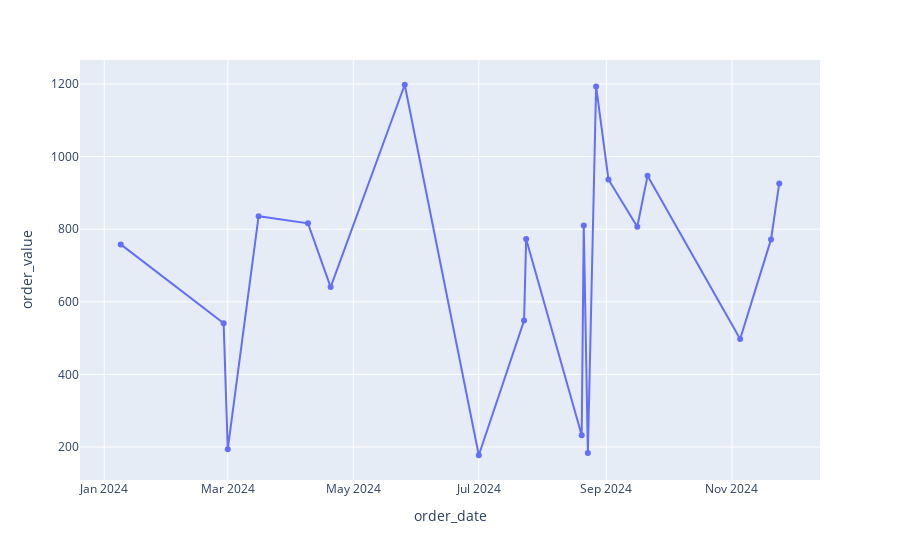

Write notebook code for a chart like this one.
### Code cell
# Now, since the code is reading from top down, we should see a nice line graph.
fig = px.line(food20, x="order_date", y="order_value", markers=True)
fig.show()

### Figure 1 — Plotly figure (JSON) as saved in the notebook; plotly's stock layout.template omitted (floating-point values rounded to 4 significant figures)
{"data": [{"hovertemplate": "order_date=%{x}<br>order_value=%{y}<extra></extra>", "legendgroup": "", "line": {"color": "#636efa", "dash": "solid"}, "marker": {"symbol": "circle"}, "mode": "lines+markers", "name": "", "orientation": "v", "showlegend": false, "type": "scatter", "x": ["2024-01-09", "2024-02-28", "2024-03-01", "2024-03-16", "2024-04-09", "2024-04-20", "2024-05-26", "2024-07-01", "2024-07-23", "2024-07-24", "2024-08-20", "2024-08-21", "2024-08-23", "2024-08-27", "2024-09-02", "2024-09-16", "2024-09-21", "2024-11-05", "2024-11-20", "2024-11-24"], "xaxis": "x", "y": [758.1, 540.8, 193.9, 835.8, 816.1, 640.6, 1198.0, 177.2, 548.1, 773.1, 232.3, 810.2, 183.1, 1193.0, 937.1, 806.7, 947.0, 497.5, 771.8, 926.2], "yaxis": "y"}], "layout": {"legend": {"tracegroupgap": 0}, "margin": {"t": 60}, "xaxis": {"anchor": "y", "domain": [0, 1], "title": {"text": "order_date"}}, "yaxis": {"anchor": "x", "domain": [0, 1], "title": {"text": "order_value"}}}}
